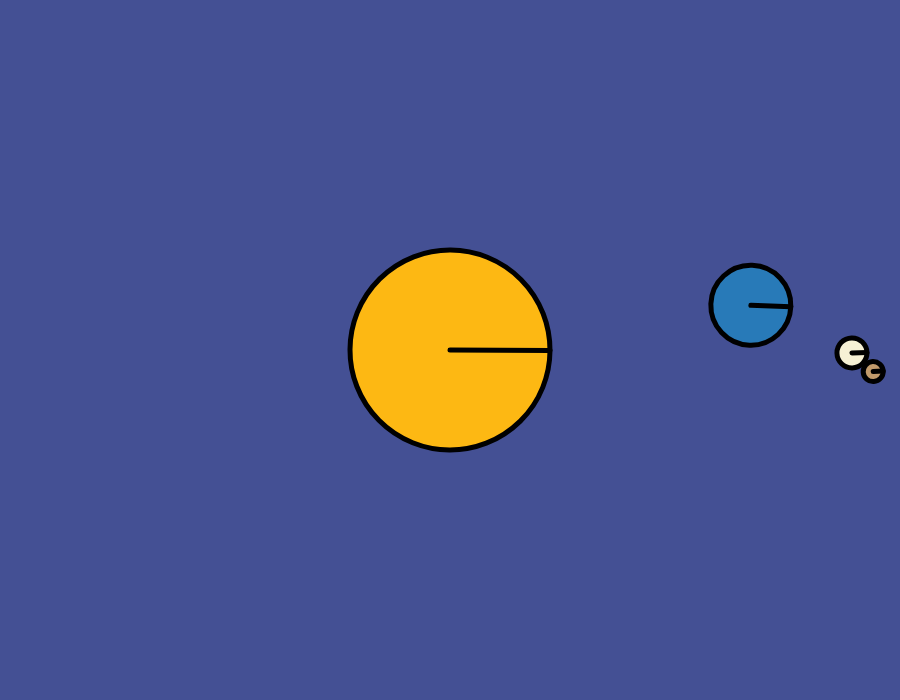
Frame 1 (no input)
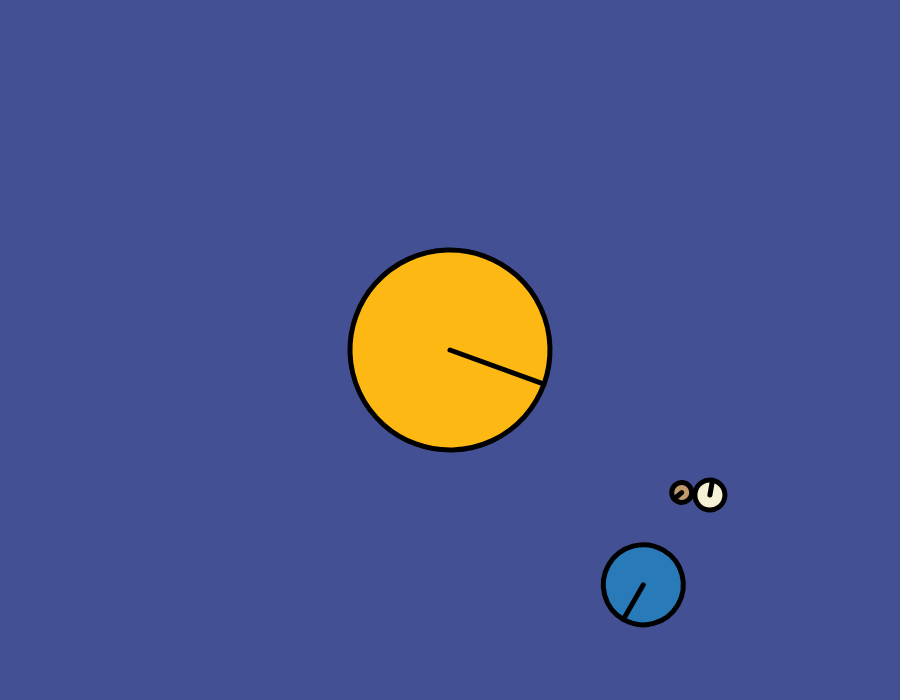
Frame 60 (no input)
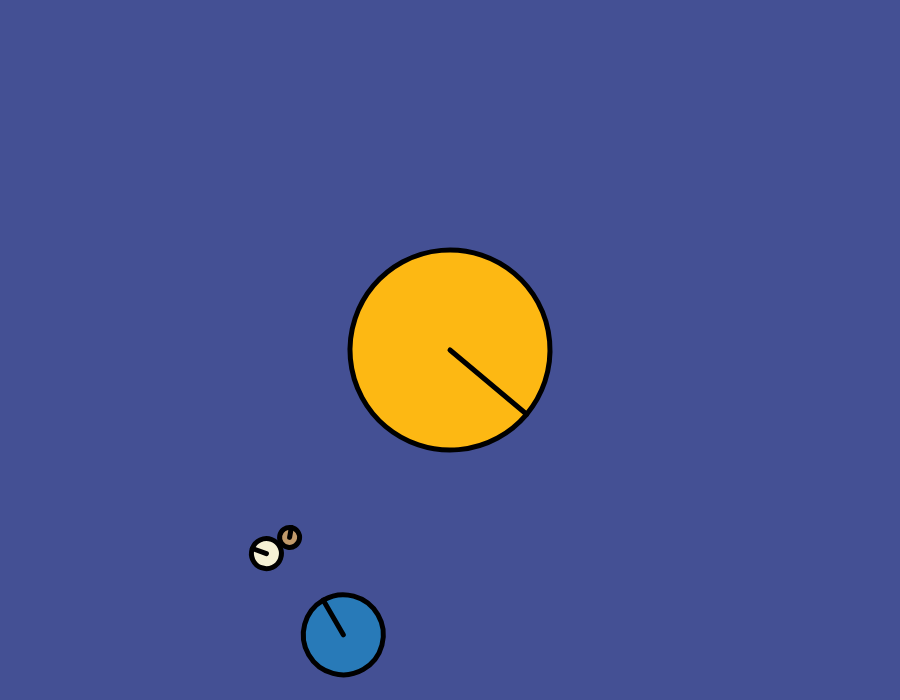
Frame 120 (the mouse pressed at the canvas centre since frame 60)

The p5.js sketch that drew these frames (run headless with seeded random() and noise() and a simulated clock; from frame 60 on, the mouse is pressed at the canvas centre):

// p5.js sketch
// ── sketch.js
let speed;
let sun;
let earth;
let moon;
let asteroid;

function setup() {
    createCanvas(900, 700);
    sun = new CelestialObj();
    earth = new CelestialObj();
    moon = new CelestialObj();
    asteroid = new CelestialObj();
}

function draw() {
    background(68, 80, 148);
    speed = frameCount;

    push();
    translate(width/2, height/2);
    rotate(radians(speed/3));
    sun.draw(color(253, 184, 19), 200); // SUN

        push();
        rotate(radians(-speed / 3 + speed));
        translate(300, -height/2 + 300);
        rotate(radians(speed));
        earth.draw(color(40, 122, 184), 80); // EARTH

            push();
            rotate(radians((-speed / 3 - speed) - speed * 2));
            translate(100, -height/2 + 300 + 100);
            moon.draw(color(246, 241, 213), 30); // MOON

                push();
                rotate(radians(((-speed / 3 - speed) - speed * 2) + speed));
                translate(20, 20);
                asteroid.draw(color(193, 154, 107), 20); // ASTEROID
                pop();

            pop();
            
        pop();

    pop();
}

class CelestialObj {
    constructor() {
        strokeWeight(5);
        stroke(0);
    }

    draw(color, size) {
        fill(color);
        ellipse(0, 0, size, size);
        line(0, 0, size / 2, 0);
    }
}
